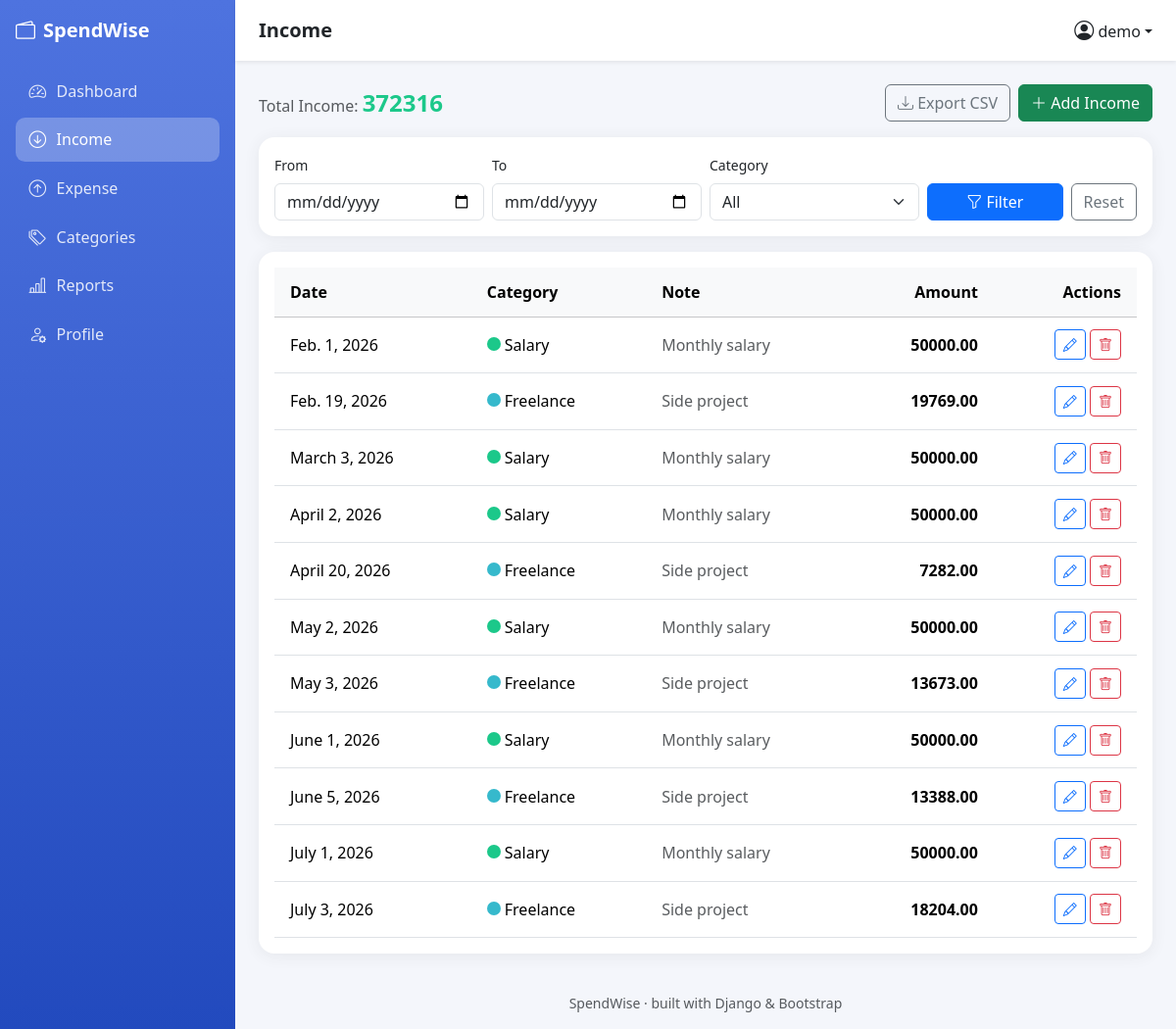
Page /income/ (signed in) on the committed database.
### tracker/models.py (models this page shows, shortened)
class Transaction(models.Model):
    INCOME, EXPENSE="INCOME", 'EXPENSE'
    TYPE_CHOICES = [(INCOME,"Income"), (EXPENSE, "Expense")]
    user = models.ForeignKey(User,on_delete=models.CASCADE,related_name="transactions")
    category = models.ForeignKey("Category",on_delete=models.PROTECT, related_name="transactions")
    type = models.CharField(max_length=7,choices=TYPE_CHOICES)
    amount = models.DecimalField(max_digits=10,decimal_places=2)
    date = models.DateField()
    note = models.CharField(max_length=255,blank=True)
    created_at = models.DateTimeField(auto_now_add=True)
    class Meta:
        ordering = ["date", "-created_at"]

class Category(models.Model):
    INCOME, EXPENSE = "INCOME", "EXPENSE"
    TYPE_CHOICES = [(INCOME,"Income"), (EXPENSE, "Expense")]
    user = models.ForeignKey(User,on_delete=models.CASCADE,related_name="categories")
    name = models.CharField(max_length=50)
    type = models.CharField(max_length=7, choices=TYPE_CHOICES)
    color = models.CharField(max_length=7,default="#4e73df")
    created_at = models.DateTimeField(auto_now_add=True)
    class Meta:
        unique_together = ('user','name','type')
        ordering = ["name"]

### tracker/views.py (the view)
# urls.py: path("income/",views.transaction_list,{"txn_type":"INCOME"},name="income"),
@login_required
def transaction_list(request,txn_type):
    qs = request.user.transactions.filter(type=txn_type).select_related("category")
    start = request.GET.get("start")
    end = request.GET.get("end")
    category = request.GET.get("category")
    if start:
        qs = qs.filter(date__gte=start)
    if end:
        qs=qs.filter(date__lte=end)
    if category:
        qs=qs.filter(category_id=category)
    total=qs.aggregate(s=Sum("amount"))["s"] or 0
    categories = request.user.categories.filter(type=txn_type)
    return render(request,"tracker/transaction_list.html",{
        "transactions":qs,"total":total,"txn_type":txn_type,
        "categories":categories,
        "filters":{"start":start or "","end":end or "","category":category or ""},
    })

### tracker/templates/tracker/transaction_list.html (shortened to what this page needs)
{% extends "base.html" %}
{% block heading %}{{ txn_type|title }}{% endblock %}
{% block content %}
<div class="d-flex justify-content-between align-items-center mb-3">
    <div><span class="text-muted">Total {{ txn_type|title }}:</span>
    <span class="fs-4 fw-bold {% if txn_type == 'INCOME' %}amount-income{% else %}amount-expense{% endif %}">{{ CURRENCY }}{{ total }}</span></div>
    <div class="d-flex gap-2">
    <a href="{% url 'export_csv' %}?type={{ txn_type }}&start={{ filters.start }}&end={{ filters.end }}&category={{ filters.category }}" class="btn btn-outline-secondary"><i class="bi bi-download"></i> Export CSV</a>
    <a href="{% url 'transaction_create' txn_type %}" class="btn {% if txn_type == 'INCOME' %}btn-success{% else %}btn-danger{% endif %}"><i class="bi bi-plus-lg"></i> Add {{ txn_type|title }}</a>
    </div>
</div>
<div class="card p-3 mb-3">
    <form method="get" class="row g-2 align-items-end">
    <div class="col-md-3"><label class="form-label small">From</label><input type="date" name="start" value="{{ filters.start }}" class="form-control"></div>
    <div class="col-md-3"><label class="form-label small">To</label><input type="date" name="end" value="{{ filters.end }}" class="form-control"></div>
    <div class="col-md-3"><label class="form-label small">Category</label>
        <select name="category" class="form-select"><option value="">All</option>
        </select></div>
    <div class="col-md-3 d-flex gap-2">
        <button class="btn btn-primary flex-grow-1"><i class="bi bi-funnel"></i> Filter</button>
        <a href="{% if txn_type == 'INCOME' %}{% url 'income' %}{% else %}{% url 'expense' %}{% endif %}" class="btn btn-outline-secondary">Reset</a></div>
    </form>
</div>
<div class="card p-3">
    {% if transactions %}
    <div class="table-responsive"><table class="table table-hover align-middle mb-0">
    <thead class="table-light"><tr><th>Date</th><th>Category</th><th>Note</th><th class="text-end">Amount</th><th class="text-end">Actions</th></tr></thead>
    <tbody>{% for t in transactions %}<tr>
        <td>{{ t.date }}</td>
        <td><span class="category-dot me-1" style="background: {{ t.category.color }}"></span>{{ t.category.name }}</td>
        <td class="text-muted">{{ t.note|default:"—" }}</td>
        <td class="text-end {% if txn_type == 'INCOME' %}amount-income{% else %}amount-expense{% endif %}">{{ CURRENCY }}{{ t.amount }}</td>
        <td class="text-end">
        <a href="{% url 'transaction_update' t.id %}" class="btn btn-sm btn-outline-primary"><i class="bi bi-pencil"></i></a>
        <a href="{% url 'transaction_delete' t.id %}" class="btn btn-sm btn-outline-danger"><i class="bi bi-trash"></i></a></td>
    </tr>{% endfor %}</tbody></table></div>
    {% else %}
    <div class="empty-state"><i class="bi bi-inbox d-block mb-2"></i><p>No {{ txn_type|lower }} records found.</p>
    <a href="{% url 'transaction_create' txn_type %}" class="btn btn-primary btn-sm"><i class="bi bi-plus-lg"></i> Add your first {{ txn_type|lower }}</a></div>
    {% endif %}
</div>
{% endblock %}

### tracker/templates/base.html (shortened to what this page needs)
{% load static %}
<!doctype html>
<html lang="en">
<head>
    <link href="https://cdn.jsdelivr.net/npm/bootstrap@5.3.3/dist/css/bootstrap.min.css" rel="stylesheet">
    <link href="https://cdn.jsdelivr.net/npm/bootstrap-icons@1.11.3/font/bootstrap-icons.css" rel="stylesheet">
    <link href="{% static 'css/style.css' %}" rel="stylesheet">
</head>
<body>
<div class="d-flex">
    <nav class="sidebar text-white p-3">
    <div class="brand mb-4 d-flex align-items-center gap-2"><i class="bi bi-wallet2"></i><span>SpendWise</span></div>
    {% with url_name=request.resolver_match.url_name %}
    <a href="{% url 'dashboard' %}" class="nav-link {% if url_name == 'dashboard' %}active{% endif %}"><i class="bi bi-speedometer2"></i><span>Dashboard</span></a>
    <a href="{% url 'income' %}" class="nav-link {% if url_name == 'income' %}active{% endif %}"><i class="bi bi-arrow-down-circle"></i><span>Income</span></a>
    <a href="{% url 'expense' %}" class="nav-link {% if url_name == 'expense' %}active{% endif %}"><i class="bi bi-arrow-up-circle"></i><span>Expense</span></a>
    <a href="{% url 'category_list' %}" class="nav-link {% if url_name == 'category_list' %}active{% endif %}"><i class="bi bi-tags"></i><span>Categories</span></a>
    <a href="{% url 'reports' %}" class="nav-link {% if url_name == 'reports' %}active{% endif %}"><i class="bi bi-bar-chart-line"></i><span>Reports</span></a>
    <a href="{% url 'profile' %}" class="nav-link {% if url_name == 'profile' %}active{% endif %}"><i class="bi bi-person-gear"></i><span>Profile</span></a>
    {% endwith %}
    </nav>
    <div class="flex-grow-1 d-flex flex-column" style="min-height:100vh;">
    <nav class="topbar navbar bg-white shadow-sm px-4 d-flex">
        <span class="fw-semibold fs-5">{% block heading %}{% endblock %}</span>
        <div class="dropdown ms-auto">
        <a class="dropdown-toggle text-decoration-none text-dark fw-medium" href="#" data-bs-toggle="dropdown">
            <i class="bi bi-person-circle fs-5"></i> {{ request.user.username }}</a>
        </div>
    </nav>
    <main class="p-4 flex-grow-1">
        {% block content %}{% endblock %}
    </main>
    <footer class="text-center text-muted small py-3">SpendWise &middot; built with Django &amp; Bootstrap</footer>
    </div>
</div>
</body>
</html>

### static/css/style.css (style rules this page uses)
:root { --sw-primary: #4e73df; --sw-primary-dark: #224abe; }
body { background: #f4f6fb; font-family: "Segoe UI", system-ui, Roboto, Arial, sans-serif; }
.sidebar { width: 240px; min-height: 100vh; position: sticky; top: 0; background: linear-gradient(180deg, var(--sw-primary) 0%, var(--sw-primary-dark) 100%); transition: width .2s ease; }
.sidebar .brand { font-weight: 700; font-size: 1.25rem; }
.sidebar .nav-link { color: rgba(255,255,255,.85); border-radius: .6rem; margin-bottom: .25rem; padding: .6rem .85rem; display: flex; align-items: center; gap: .65rem; font-weight: 500; }
.sidebar .nav-link.active { background: rgba(255,255,255,.25); color: #fff; }
.sidebar .nav-link i { font-size: 1.1rem; }
.topbar { min-height: 62px; }
.card { border: none; border-radius: 1rem; box-shadow: 0 .15rem 1rem rgba(58,59,69,.08); }
.amount-income { color: #1cc88a; font-weight: 600; }
.category-dot { width: 14px; height: 14px; border-radius: 50%; display: inline-block; }
.table > :not(caption) > * > * { padding: .8rem 1rem; }

### rows in the picture
Transaction: date "Feb. 1, 2026", category.name "Salary", note "Monthly salary", amount "50000.00"
Transaction: date "Feb. 19, 2026", category.name "Freelance", note "Side project", amount "19769.00"
Transaction: date "March 3, 2026", category.name "Salary", note "Monthly salary", amount "50000.00"
Transaction: date "April 2, 2026", category.name "Salary", note "Monthly salary", amount "50000.00"
Transaction: date "April 20, 2026", category.name "Freelance", note "Side project", amount "7282.00"
Transaction: date "May 2, 2026", category.name "Salary", note "Monthly salary", amount "50000.00"
Transaction: date "May 3, 2026", category.name "Freelance", note "Side project", amount "13673.00"
Transaction: date "June 1, 2026", category.name "Salary", note "Monthly salary", amount "50000.00"
Transaction: date "June 5, 2026", category.name "Freelance", note "Side project", amount "13388.00"
Transaction: date "July 1, 2026", category.name "Salary", note "Monthly salary", amount "50000.00"
Transaction: date "July 3, 2026", category.name "Freelance", note "Side project", amount "18204.00"

### other values in the picture
{{ txn_type|title }} "Income"
{{ request.user.username }} "demo"
{{ total }} "372316"
